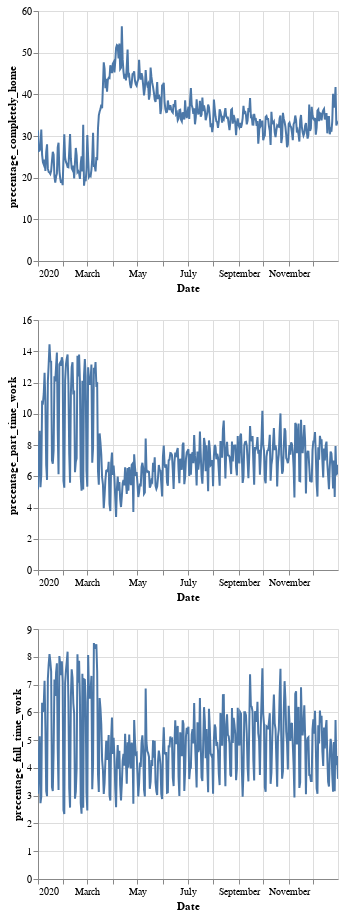

The cell this chart's notebook holds for it:
### Code cell
title = '{} {}'.format(city,year)
alt.Chart(grouped_dm.reset_index()).mark_line().encode(
    x=alt.X('date', title='Date'),
    y=alt.Y(alt.repeat('row'), type='quantitative')
).properties(
    width=300,
    height=250
).repeat(
    row=['precentage_completely_home','precentage_part_time_work','precentage_full_time_work']
).interactive()

### Figure 1 — Vega-Lite specification as saved in the notebook (floating-point values rounded to 4 significant figures; data arrays with more than 128 entries replaced by an {"elided": "..."} marker saying what was removed)
{"config": {"view": {"continuousWidth": 400, "continuousHeight": 300}}, "repeat": {"row": ["precentage_completely_home", "precentage_part_time_work", "precentage_full_time_work"]}, "spec": {"data": {"name": "data-684706b38764ca8eb631f144b11d8335"}, "mark": "line", "encoding": {"x": {"type": "temporal", "field": "date", "title": "Date"}, "y": {"type": "quantitative", "field": {"repeat": "row"}}}, "height": 250, "selection": {"selector001": {"type": "interval", "bind": "scales", "encodings": ["x", "y"]}}, "width": 300}, "$schema": "https://vega.github.io/schema/vega-lite/v4.8.1.json", "datasets": {"data-684706b38764ca8eb631f144b11d8335": {"elided": "366 records"}}}
